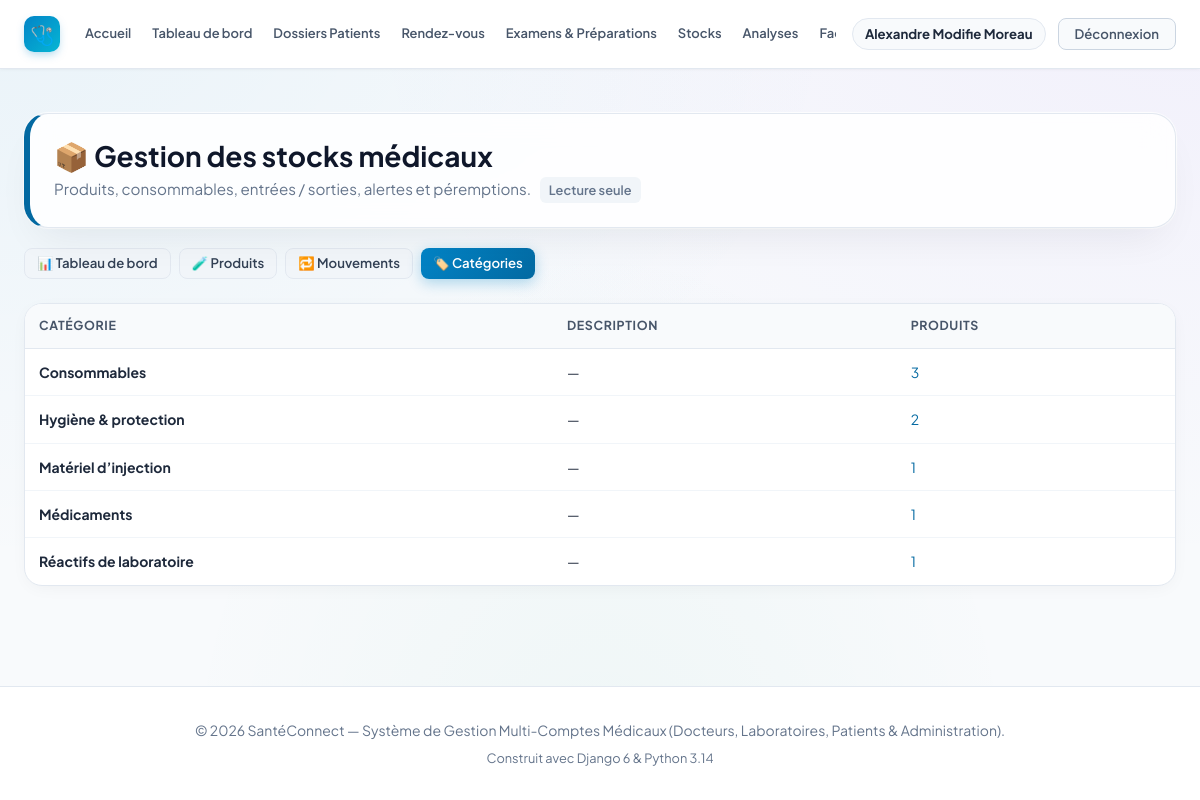
Page /stock/categories/ (signed in) on the committed database.
### accounts/models.py (models this page shows, shortened)
class User(AbstractUser):
    class Role(models.TextChoices):
        ADMIN = 'ADMIN', 'Administrateur'
        DOCTEUR = 'DOCTEUR', 'Médecin'
        LABORATOIRE = 'LABORATOIRE', 'Laborantin'
        PATIENT = 'PATIENT', 'Patient'
    role = models.CharField(
        max_length=20,
        choices=Role.choices,
        default=Role.PATIENT,
        verbose_name="Rôle utilisateur"
    )
    phone = models.CharField(max_length=25, blank=True, null=True, verbose_name="Téléphone")
    address = models.CharField(max_length=255, blank=True, null=True, verbose_name="Adresse")
    city = models.CharField(max_length=100, blank=True, null=True, verbose_name="Ville")
    is_verified = models.BooleanField(
        default=False,
        verbose_name="Compte certifié / validé",
        help_text="Coché par l'administrateur pour valider l'activité d'un docteur ou laboratoire."
    )
    objects = CustomUserManager()
    class Meta:
        verbose_name = "Utilisateur"
        verbose_name_plural = "Tous les Utilisateurs"
    @property
    def is_doctor(self):
        return self.role == self.Role.DOCTEUR
    @property
    def is_laboratory(self):
        return self.role == self.Role.LABORATOIRE
    @property
    def is_patient(self):
        return self.role == self.Role.PATIENT
    @property
    def is_admin_user(self):
        return self.role == self.Role.ADMIN or self.is_superuser

### stock/models.py (models this page shows, shortened)
class Categorie(models.Model):
    nom = models.CharField("Nom", max_length=100, unique=True)
    description = models.CharField("Description", max_length=255, blank=True)
    class Meta:
        verbose_name = "Catégorie"
        verbose_name_plural = "Catégories"
        ordering = ["nom"]

### stock/views.py (the view)
# urls.py: path("categories/", views.categorie_list, name="categorie_list"),
@stock_consultation_requise
def categorie_list(request):
    categories = Categorie.objects.annotate(nb=Count("produits", filter=Q(produits__actif=True)))
    return render(request, "stock/categorie_list.html", {
        "categories": categories, "form": CategorieForm(),
        "can_manage": peut_gerer_stock(request.user),
    })

### stock/forms.py (called while the page is built)
def _styler(form):
    for field in form.fields.values():
        w = field.widget
        if isinstance(w, forms.Select):
            w.attrs.setdefault("class", "form-select")
        else:
            w.attrs.setdefault("class", "form-input")

### stock/permissions.py (called while the page is built)
def peut_consulter_stock(user):
    return user.is_authenticated and (user.is_admin_user or user.is_laboratory or user.is_doctor)

def peut_gerer_stock(user):
    return user.is_authenticated and (user.is_admin_user or user.is_laboratory)

def _creer_decorateur(verifier, message):
    def decorateur(vue):
        @wraps(vue)
        def enveloppe(request, *args, **kwargs):
            if not request.user.is_authenticated:
                return redirect_to_login(request.get_full_path())
            if not verifier(request.user):
                messages.error(request, message)
                return redirect("dashboard")
            return vue(request, *args, **kwargs)
        return enveloppe
    return decorateur

### stock/templates/stock/categorie_list.html (shortened to what this page needs)
{% extends 'base.html' %}
{% load static %}
{% block extra_css %}<link rel="stylesheet" href="{% static 'stock/stock.css' %}">{% endblock %}
{% block content %}
<div class="container">
    {% include 'stock/_header.html' with active='categories' %}
    <div class="table-responsive" style="margin-bottom:40px;">
        <table class="data-table">
            <thead><tr><th>Catégorie</th><th>Description</th><th>Produits</th>{% if can_manage %}<th></th>{% endif %}</tr></thead>
            <tbody>
            {% for c in categories %}
                <tr>
                    <td><strong>{{ c.nom }}</strong></td>
                    <td>{{ c.description|default:"—" }}</td>
                    <td><a href="{% url 'stock:produit_list' %}?categorie={{ c.pk }}">{{ c.nb }}</a></td>
                </tr>
            {% empty %}
                <tr><td colspan="4" class="empty-state" style="text-align:center;">Aucune catégorie.</td></tr>
            {% endfor %}
            </tbody>
        </table>
    </div>
</div>
{% endblock %}

### templates/base.html (shortened to what this page needs)
{% load static %}
<!doctype html>
<html lang="fr">
  <head>
    <link rel="stylesheet" href="{% static 'css/style.css' %}?v=20261022_1" />
    {% block extra_css %}{% endblock %}
  </head>
  <body>
    <nav class="navbar" id="main-navbar">
      <div class="container navbar-inner">
        <div class="navbar-brand-section">
          <a href="{% url 'home' %}" class="logo-brand" id="brand-logo-link">
            <span class="logo-icon">🩺</span>
          </a>
        </div>
        <div class="nav-links" id="main-nav-links">
          <a href="{% url 'home' %}" class="nav-item-link" id="nav-home"
            >Accueil</a
          >
          {% if user.is_authenticated %}
            <a href="{% url 'dashboard' %}" class="nav-item-link" id="nav-dashboard">Tableau de bord</a>
            {% if user.is_admin_user or user.is_doctor %}
              <a href="{% url 'dossiers_patients_list' %}" class="nav-item-link" id="nav-dossiers">Dossiers Patients</a>
            {% endif %}
            {% if user.is_admin_user or user.is_doctor or user.is_patient %}
              <a href="{% url 'rendezvous:rdv_list' %}" class="nav-item-link" id="nav-rendezvous">Rendez-vous</a>
            {% endif %}
            {% if user.is_admin_user or user.is_doctor %}
              <a href="{% url 'examens_list' %}" class="nav-item-link" id="nav-examens">Examens &amp; Préparations</a>
            {% endif %}
            {% if user.is_admin_user or user.is_laboratory or user.is_doctor %}
              <a href="{% url 'stock:dashboard' %}" class="nav-item-link" id="nav-stock">Stocks</a>
            {% endif %}
            {% if user.is_laboratory %}
              <a href="{% url 'laboratoire:prelevement_list' %}" class="nav-item-link" id="nav-laboratoire">Prélèvements</a>
            {% elif user.is_doctor %}
              <a href="{% url 'laboratoire:demande_list' %}" class="nav-item-link">Analyses</a>
            {% endif %}
            {% if user.is_admin_user or user.is_patient or user.is_doctor and user.is_verified %}
              <a href="{% url 'facture_list' %}" class="nav-item-link" id="nav-factures">Factures</a>
            {% endif %}
          {% endif %}
        </div>
        <div class="navbar-user-actions" id="nav-user-actions">
          {% if user.is_authenticated %}
          <div class="nav-user-badge" id="nav-user-profile">
            <a
              href="{% url 'profile' %}"
              class="nav-user-name-link"
              id="nav-profile-edit"
              title="Mon profil"
              >{{ user.get_full_name|default:user.username }}</a
            >
          </div>
          <a
            href="{% url 'logout' %}"
            class="nav-logout-btn"
            id="btn-nav-logout"
            >Déconnexion</a
          >
          {% endif %}
        </div>
      </div>
    </nav>
    <main style="flex: 1; padding: 24px 0 60px">
      {% block content %}{% endblock %}
    </main>
    <footer class="footer">
      <div class="container">
        <p>
          © 2026 SantéConnect — Système de Gestion Multi-Comptes Médicaux
          (Docteurs, Laboratoires, Patients & Administration).
        </p>
        <p style="margin-top: 6px; font-size: 0.8rem; color: #64748b">
          Construit avec Django 6 & Python 3.14
        </p>
      </div>
    </footer>
  </body>
</html>

### rows in the picture
User: get_full_name "Alexandre Modifie Moreau"
Categorie: nom "Consommables", description "—", nb "3"
Categorie: nom "Hygiène & protection", description "—", nb "2"
Categorie: nom "Matériel d’injection", description "—", nb "1"
Categorie: nom "Médicaments", description "—", nb "1"
Categorie: nom "Réactifs de laboratoire", description "—", nb "1"
